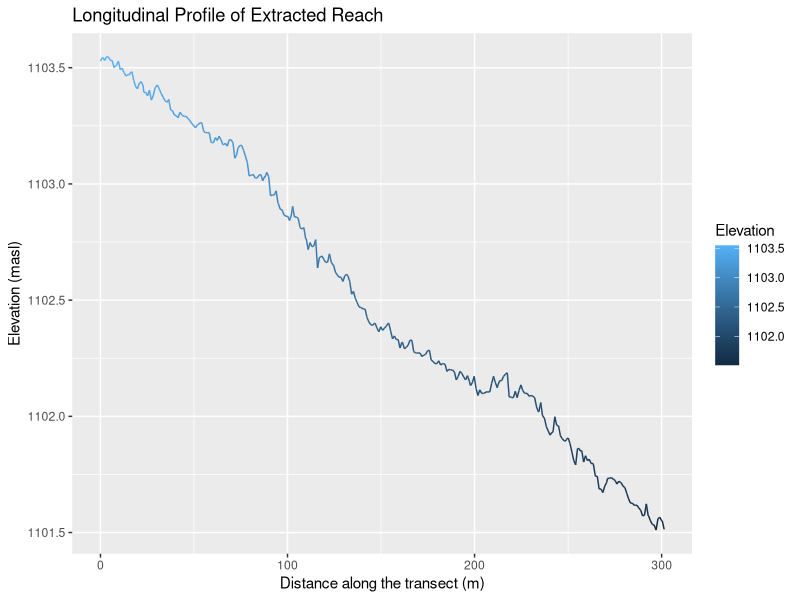
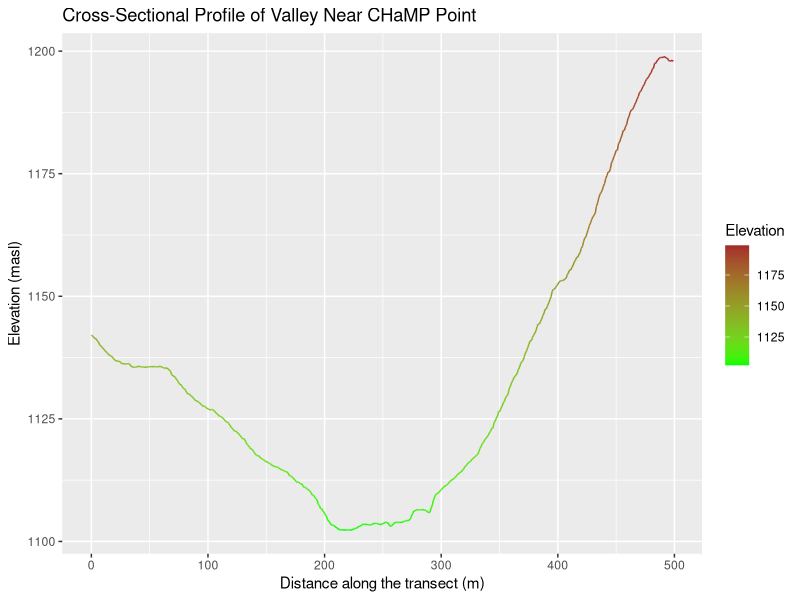
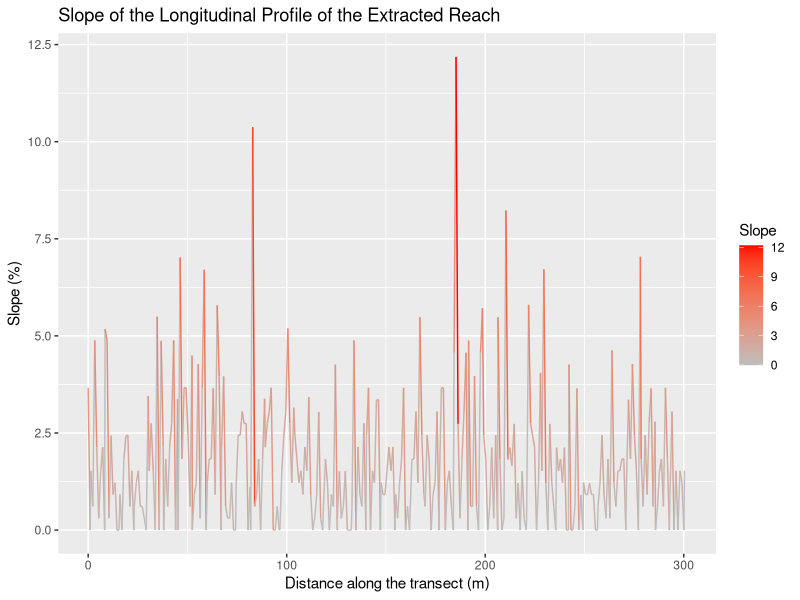
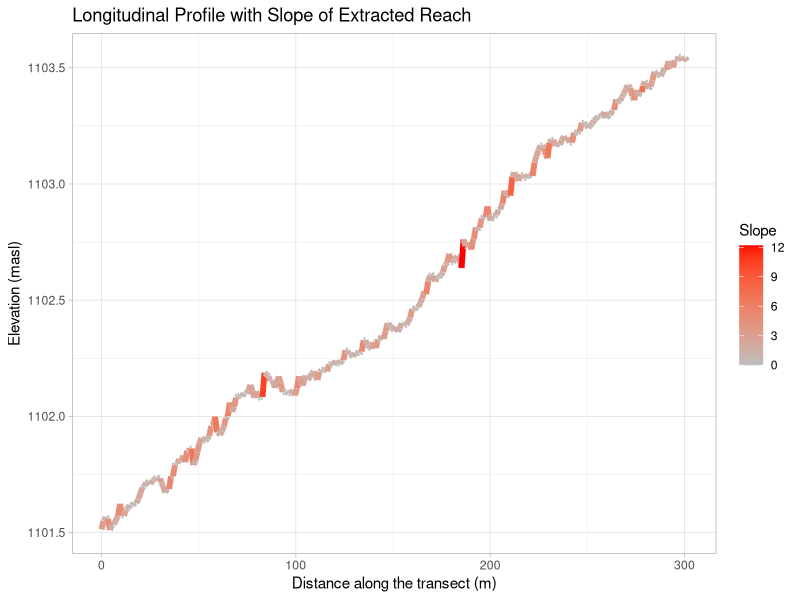
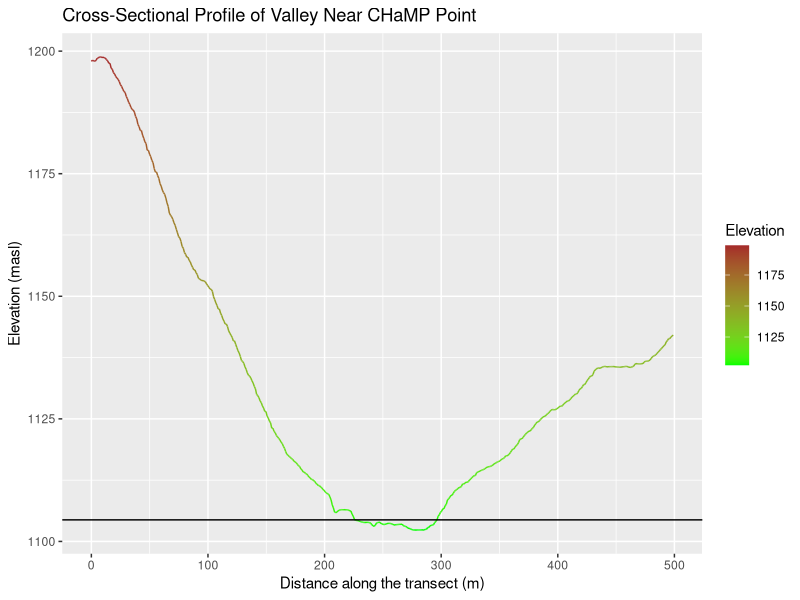
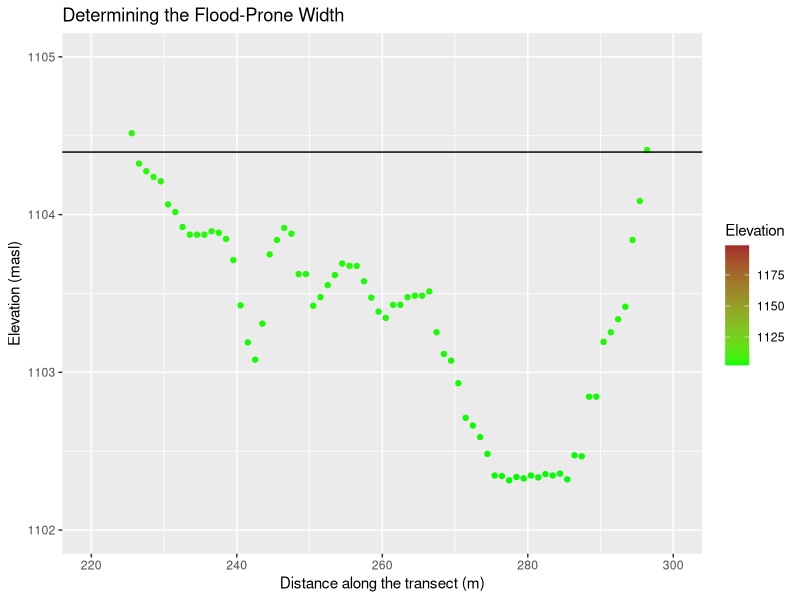

Generate these figures, in order, with R:
## ---- chunk 1
# The purpose of this chunk is to load the necessary packages.
require(ggplot2) #This package is for data visualization.
require(dplyr) #This package allows users to run sequential commands to manipulate and process your data.
## ---- chunk 2
# The purpose of this chunk is to load the necessary data, and is designed to input text files created by the r.profile tool in GRASS
CrossProf <- read.csv("../../data/derived/public/cross_prof.txt", header=FALSE, sep = " ", col.names=c("Junk","Distance","Elevation"))[c(2,3)]
LongProf <- read.csv("../../data/derived/public/long_prof.txt", header=FALSE, sep = " ", col.names=c("Junk","Distance","Elevation"))[c(2,3)]
## ---- chunk 3
# The purpose of this chunk is to visualize our datasets using the ggplot2 package.This chunk is set up so that your variables do not need to be specified and the chunk can just be run.

ggplot(LongProf) + # This sets the variable (data frame) we will be plotting.
       aes(x = Distance, y = Elevation, color = Elevation) + # This provides the axes designations and how to color the data.
       geom_line() + # This tells ggplot2 to make a line graph. geom_line could be changed to geom_point without issue.
       labs(x = "Distance along the transect (m)", y = "Elevation (masl)", title = "Longitudinal Profile of Extracted Reach")
# This sets the axes labels and title of the plot.

ggplot(CrossProf) +
       aes(x = Distance, y = Elevation, color = Elevation) +
       geom_line() +
       scale_color_gradient(low = "green", high = "brown") + # This establishes a color gradient between green and brown to color the data.
       labs(x = "Distance along the transect (m)", y = "Elevation (masl)", title = "Cross-Sectional Profile of Valley Near CHaMP Point")
## ---- chunk 4
#run this codeblock if the Cross-sectional profile looked backwards, then rerun the graphing codeblock above
maxd <- max(CrossProf$Distance, na.rm=TRUE) #finds maximum distance
CrossProf$Distance <- maxd-CrossProf$Distance  #inverts distance axis by subtracting distances from max

## ---- chunk 5
#run this codeblock if the Longitudinal profile looked backwards, then rerun the graphing codeblock above
maxd <- max(LongProf$Distance, na.rm=TRUE) #finds maximum distance
LongProf$Distance <- maxd-LongProf$Distance  #inverts distance axis by subtracting distances from max
## ---- chunk 6
# The purpose of this chunk is to compute the slope of the longitudinal profile (between points) and the average slope 
LongProf <- LongProf %>% # The "%>%" is called "piping" and it essentially allows us to take the output of a function and sequentially feed it to the next argument. This is very useful for subsetting and tacking on new columns with output data!
  #group_by(Attempt) %>% # Here we are subsetting the data based on the attempt number (1-3). 
  mutate(Slope = (abs(((Elevation - lag(Elevation))/(Distance - lag(Distance))*100)))) # Create a column for slope (Change in Vertical Position/Change in Horizontal Position) with absolute values that is relative to the Attempt
         
ggplot(LongProf) +
       aes(x = Distance, y = Slope, color = Slope) +
       geom_line() +
       scale_color_gradient(low = "gray", high = "red") +
       labs(x = "Distance along the transect (m)", y = "Slope (%)", title = "Slope of the Longitudinal Profile of the Extracted Reach")

ggplot(LongProf) +
       aes(x = Distance, y = Elevation, color = Slope) +
       geom_line(size = 2) + # The "size" argument allows us to increase or decrease our point size.
       scale_color_gradient(low = "gray", high = "red") +
       theme_light() +
       labs(x = "Distance along the transect (m)", y = "Elevation (masl)", title = "Longitudinal Profile with Slope of Extracted Reach")
## ---- chunk 7
#The purpose of this chunk is to process our data for entry into the Rosgen Stream Classification scheme. This chunk can be run now, or it can be run during the Classification handout. The chunk reports the mean slope and gives you the necessary tools to determine the flood-prone area of the stream to calculate the entrenchment ratio.
LongProf %>%
  #group_by(Attempt) %>% 
  summarize(Slope = mean(Slope, na.rm = TRUE)) #This calculates the mean slope, based on the Attempt.

# Now we want to figure out the width of the flood-prone area.
DpthBf_Max <- 1.0406 # Insert the maximum bankfull depth from your point/reach of interest here, replacing the 8 left of the hash #

CrossProf[which.min(CrossProf$Elevation),] # This finds the minimum elevation, which should correspond to the lowest elevation in the stream channel, and reports the entire row. That part is essential! Double check the reported value with one of the plots you have made before to verify.
StreamElev <- min(CrossProf$Elevation) # This stores the minimum elevation that you found in the previous step.
MaxBFx2 <- 2 * (DpthBf_Max) # twice the maximum bankfull depth.
MaxBFx2Elev <- StreamElev + MaxBFx2 # This adds the elevation of the bottom of the stream to twice the bankfull depth, allowing you to get the elevation (above mean sea level) of that variable.

ggplot(CrossProf) +
       aes(x = Distance, y = Elevation, color = Elevation) +
       geom_line() +
       geom_hline(yintercept = MaxBFx2Elev) + # This adds a horizontal line at a prescribed location. In this case, we are drawing a line at twice the maximum bankfull depth.
       scale_color_gradient(low = "green", high = "brown") +
       labs(x = "Distance along the transect (m)", y = "Elevation (masl)", title = "Cross-Sectional Profile of Valley Near CHaMP Point")

ggplot(CrossProf) +
       aes(x = Distance, y = Elevation, color = Elevation) +
       geom_point() + # Point chosen here to allow easier determining of the width (points are horizontally spaced by 1 meter)
       geom_hline(yintercept = MaxBFx2Elev) +
       xlim(220,300) + # Sets the x-axis limits. Adjust this value as you zoom in to the correct area.
       ylim(1102,1105) + # Sets the y-axis limits. Adjust this value as you zoom in to the correct area.
       scale_color_gradient(low = "green", high = "brown") +
       labs(x = "Distance along the transect (m)", y = "Elevation (masl)", title = "Determining the Flood-Prone Width")

#Use the last plot, points, and horizontal line to get an approximate distance of the flood-prone area. Keep for your notes and to include in your classification and report.
